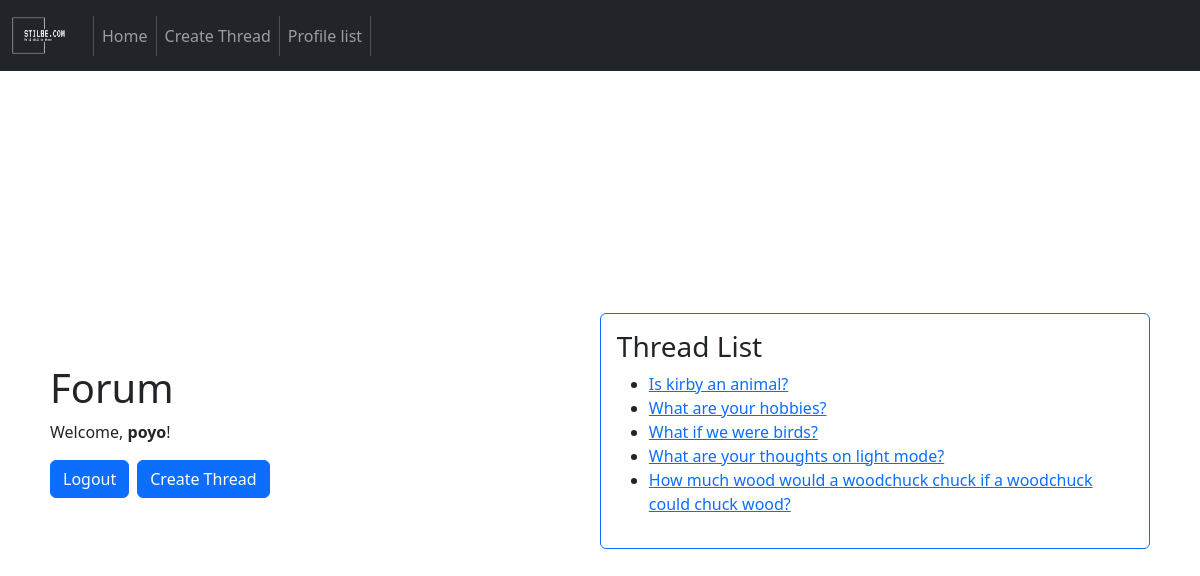
Page /home (signed in) on the committed database.
### forum/models.py (models this page shows, shortened)
class Thread(models.Model):
    user = models.ForeignKey(User, on_delete=models.CASCADE, default="")
    title = models.CharField(max_length=100,)
    content = models.TextField(max_length=1000)
    created_at = models.DateTimeField(auto_now_add=True)
    updated_at = models.DateTimeField(auto_now=True)

### forum/views.py (the view)
# urls.py: path('home', views.home, name='home'),
@login_required
def home(request):
    User = get_user_model()
    users = User.objects.all()
    return render(request, "forum/home.html", {"threads":Thread.objects.all()})

### templates/forum/home.html (shortened to what this page needs)
{% extends 'base.html' %}
{% load crispy_forms_tags %}
{% load static %}
{% block content %}
<div class="container-xl d-flex align-items-center" style="height: 90vh;">
    <div class="w-50 h-auto p-2">
        <h1>Forum</h1>
        {% if user.is_authenticated %}
            <p>Welcome, <b>{{ user.get_username }}</b>!</p>
            <div class="d-flex flex-row w-100">
                <form id="logout-form" class="" method="POST" action="{% url 'logout' %}">
                    <button type="submit" class="btn button btn-primary">Logout</button>
                </form><div class="p-1"></div>
                <a href="{% url 'create-thread' %}"><button class="btn button btn-primary">Create Thread</button></a>
            </div>
        {% else %}
            <script>window.location.href = "{% url 'login' %}";</script>
        {% endif %}
    </div>
    <div class="w-50 m-2 p-3 border border-primary rounded">
        <h3>Thread List</h3>
        <ul>
            {% for thread in threads %}
                <li><a href="thread/{{ thread.id }}">{{ thread.title }}</a></li>
            {% endfor %}
        </ul>
    </div>
</div>
{% endblock %}

### rows in the picture
Thread: title "Is kirby an animal?"
Thread: title "What are your hobbies?"
Thread: title "What if we were birds?"
Thread: title "What are your thoughts on light mode?"
Thread: title "How much wood would a woodchuck chuck if a woodchuck could chuck wood?"

### other values in the picture
{{ user.get_username }} "poyo"
